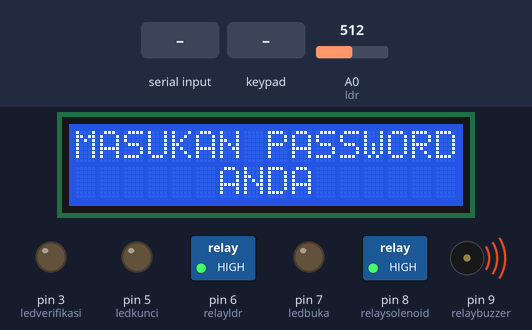
Simulated run of this sketch. Board: Arduino Mega 2560, built with avr-gcc and run on an emulated ATmega2560. Shown: 16×2 character LCD, switched loads named in the sketch (green lamp = pin HIGH), output pins drawn as LEDs (lit = HIGH), buzzer (waves = sounding, pin HIGH). Wiring (inferred from the names in the program): 4×4 keypad with keys 1 2 3 A 4 5 6 B 7 8 9 C * 0 # D: rows pin 23, pin 25, pin 27, pin 29; columns pin 31, pin 33, pin 35, pin 37. The inputs (shaded band) are chosen by the test bench; at power-on: A0 (ldr) = 512. The modem accepts every AT command (registered, SIM ready, sends succeed) and sends nothing else; pins used as bus, display or sensor lines are not drawn; what the sketch prints to the serial monitor is not drawn.

Above: at 1.4 s.
1.5 s: "Buka" received over the second serial link
At 4.3 s:
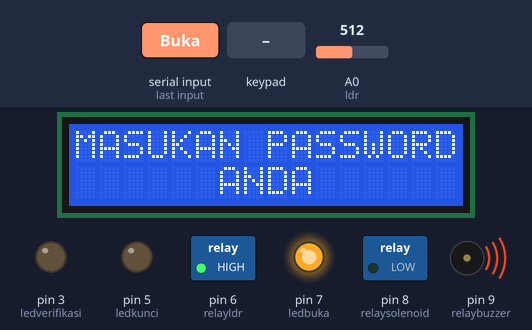
5.6 s: A0 (ldr) set to 110
At 9.3 s:
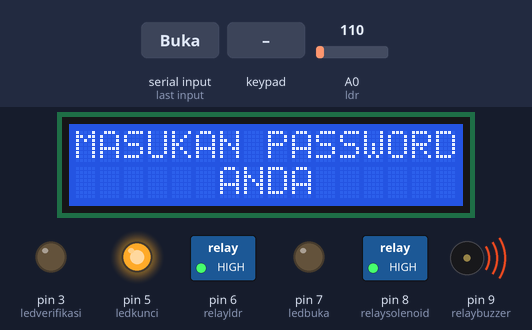
9.7 s: A0 (ldr) set to 94
At 11.5 s:
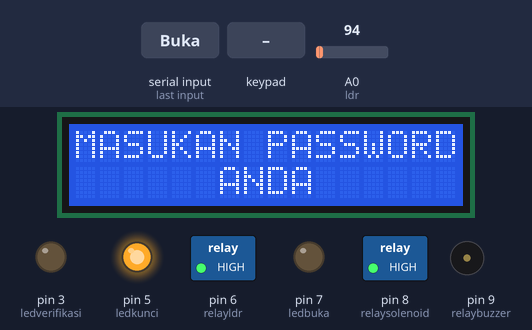
11.8 s: "Buka" received over the second serial link
15.9 s: key '1' pressed
At 19.2 s:
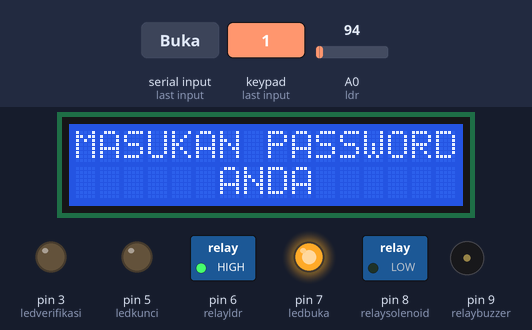
20.0 s: keypad keys 1 2 3 # pressed 0.4 s apart
Timing chart, 0 to 24.4 s (numbered marks = the images above; inputs shaded):
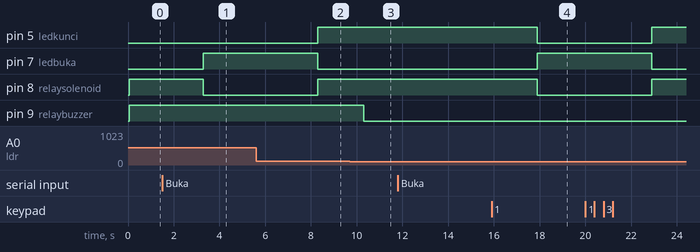

Measured:
- the behaviour switches between 100 and 99 on A0 (ldr) (found by bisection; images 2 and 3)
- after the input at 1.5 s, pin 7 (ledbuka): LOW → HIGH after 1.8 s; pin 8 (relaysolenoid): HIGH → LOW after 1.8 s
- after the input at 9.7 s, pin 9 (relaybuzzer): HIGH → LOW after 0.62 s
- after the input at 11.8 s, every drawn part: stays the same

The sketch:

amelsms.ino
```cpp
#include <Password.h>
#include <Keypad.h>
#include <LiquidCrystal.h>
LiquidCrystal lcd(53,51,49,47,45,43);
String voice;
String msg;
Password password1 = Password(  "123" );
Password password2 = Password ( "456" );
Password password3 = Password ( "0" );

const int numRows = 4;
const int numCols = 4;
const char keymap[numRows][numCols] = {
  {'1','2','3','A'},
  {'4','5','6','B'},
  {'7','8','9','C'},
  {'*','0','#','D'}
};
const int rowPins[numRows] = {23,25,27,29};
const int colPins[numCols] = {31,33,35,37};

const int debounceTime = 20;
int ldr =A0;
int val=0;
int ledverifikasi =3;
int ledbuka =7;
int ledkunci=5;

int relayldr=6;
int relaybuzzer=9;
int relaysolenoid=8;

int sms_count=0;

void allon(){
}
void alloff(){
}

void setup(){
  Serial.begin(9600);
  Serial1.begin(9600); //sms
  Serial2.begin(9600); //bt
  lcd.begin(16, 2);

  pinMode(ledverifikasi, OUTPUT);
  pinMode(ledbuka, OUTPUT);
  pinMode(ledkunci, OUTPUT);
  pinMode(relaysolenoid, OUTPUT);
  pinMode(relayldr, OUTPUT);
  pinMode(relaybuzzer, OUTPUT);

  digitalWrite(relaysolenoid, HIGH);
  digitalWrite(relayldr, HIGH);
  digitalWrite(relaybuzzer, HIGH);

  lcd.clear();
  lcd.setCursor(0,0);
  lcd.print("MASUKAN PASSWORD");
  lcd.setCursor(0,1);
  lcd.print("      ANDA      ");
  delay(200);

  for (int row = 0; row < numRows; row++) {
    pinMode(rowPins[row],INPUT);
    digitalWrite(rowPins[row],HIGH);
  }
  for (int column = 0; column < numCols; column++) {
    pinMode(colPins[column],OUTPUT);
    digitalWrite(colPins[column],HIGH);
  }
}

void loop(){

  char key = getKeys();
  if( key != 0) {
   // Serial.print("Got key ");
      Serial.println(key);
      delay(10);

      switch (key) {
          case '#':
          checkPassword1(); //ledbuka on, selenoid buka, ledkunci off
          checkPassword2(); //ledbuka on, selenoid buka, ledkunci off
          checkPassword3(); //ledbuka off, selenoid tutup, ledkunci on
          delay(10);
          password1.reset();
          password2.reset();
          password3.reset();
          delay(1);
          break;
          default:
          password1.append(key);
          password2.append(key);
          password3.append(key);
          delay(1);
      }
  }

    ////////////////////////////////////////////////////////////////////
  while (Serial2.available()){
    delay(10);
    char c = Serial2.read();
    if (c == '#') {break;}
    voice += c;
  }
  if (voice.length() > 0) {
    Serial.println(voice);
//-----------------------------------------------------------------------//

  //----------AKTIFKAN SISTEM KEAMANAN----------//
  if(voice == "SISTEM ON") {digitalWrite(relayldr, LOW);digitalWrite(ledbuka, HIGH);digitalWrite(ledkunci, LOW);}
  else if(voice == "sistem on"){digitalWrite(relayldr, LOW);digitalWrite(ledbuka, HIGH);digitalWrite(ledkunci, LOW);}
  else if(voice == "Sistem On"){digitalWrite(relayldr, LOW);digitalWrite(ledbuka, HIGH);digitalWrite(ledkunci, LOW);}
   //----------MATIKAN SISTEM KEAMANAN----------//
  else if(voice == "SYSTEM OF") {digitalWrite(relayldr, HIGH);digitalWrite(ledbuka, LOW);digitalWrite(ledkunci, HIGH);}
  else if(voice == "System Of") {digitalWrite(relayldr, HIGH);digitalWrite(ledbuka, LOW);digitalWrite(ledkunci, HIGH);}
  else if(voice == "system of") {digitalWrite(relayldr, HIGH);digitalWrite(ledbuka, LOW);digitalWrite(ledkunci, HIGH);}

//-----------------------------------------------------------------------//
  voice="";}
      ///////////////////////////////////////////////////////////////////////
    if (Serial1.available()>0){
    msg=Serial1.readString();
    Serial.println(msg);
    delay(10);
  }
  if(msg.indexOf("Buka")>=0){ //sms buka
    Solenoid();
    msg = "";
  }
       //###################################################

  val = analogRead(ldr);
  if(val>=100){ // 0=terang
    //Serial.println(val);
    delay(1000);
    digitalWrite(relaybuzzer, HIGH);//mati
    sms_count=0; // Reactivating the SMS Alert Facility
  }else{
    digitalWrite(relaybuzzer, LOW); //nyala terang
    while(sms_count<2) //Number of SMS Alerts to be sent limited at 2
    {
      KirimSMS(); // Function to send AT Commands to GSM module
    }
    //Serial.println(val);
  }
  delay(10);


}
//#######################################

//###############################################
void checkPassword1(){
  if (password1.evaluate()){
    digitalWrite(ledverifikasi, HIGH);
    lcd.clear();
    lcd.setCursor(0,0);
    lcd.print("  AKSES SUKSES  ");
    lcd.setCursor(0,1);
    lcd.print("  TERIMA KASIH  ");
    delay(2000);
    digitalWrite(ledverifikasi, LOW);
    lcd.setCursor(0,0);
    lcd.print("MASUKAN PASSWORD");
    lcd.setCursor(0,1);
    lcd.print("      ANDA      ");
    delay(200);
    Solenoid();
  }
}

void checkPassword2(){
  if (password2.evaluate()){
    digitalWrite(ledverifikasi, HIGH);
    lcd.clear();
    lcd.setCursor(0,0);
    lcd.print("  AKSES SUKSES  ");
    lcd.setCursor(0,1);
    lcd.print("  TERIMA KASIH  ");
    delay(2000);
    digitalWrite(ledverifikasi, LOW);
    lcd.setCursor(0,0);
    lcd.print("MASUKAN PASSWORD");
    lcd.setCursor(0,1);
    lcd.print("      ANDA      ");
    delay(200);
    digitalWrite(ledbuka, HIGH);
    Solenoid();
  }
}

void checkPassword3(){
  if (password3.evaluate()){
    digitalWrite(ledverifikasi, HIGH);
    lcd.clear();
    lcd.setCursor(0,0);
    lcd.print("  AKSES SUKSES  ");
    lcd.setCursor(0,1);
    lcd.print("  TERIMA KASIH  ");
    delay(2000);
    digitalWrite(ledverifikasi, LOW);
    lcd.setCursor(0,0);
    lcd.print("MASUKAN PASSWORD");
    lcd.setCursor(0,1);
    lcd.print("      ANDA      ");
    delay(200);
    digitalWrite(ledbuka, LOW); //belum di edit
    digitalWrite(relaysolenoid, HIGH);
    digitalWrite(ledkunci, HIGH);
  }
}

void KirimSMS()
{
  Serial1.println("AT+CMGF=1");    //To send SMS in Text Mode
  delay(1000);
  Serial1.println("AT+CMGS=\"+628567808702\"\r"); // change to the phone number you using
  delay(1000);
  Serial1.println("LOKER! TERBUKA");//the content of the message
  delay(200);
  Serial1.println((char)26);//the stopping character
  delay(1000);
  sms_count++;
}

void Solenoid()
{
  digitalWrite(ledbuka, HIGH);
  digitalWrite(ledkunci, LOW);
  digitalWrite(relaysolenoid, LOW);
  delay(5000);
  digitalWrite(relaysolenoid, HIGH);
  digitalWrite(ledbuka, LOW);
  digitalWrite(ledkunci, HIGH);
}

char getKeys() {
  char key = 0;
  for(int column = 0; column < numCols; column++) {
    digitalWrite(colPins[column],LOW);
    for(int row = 0; row < numRows; row++) {
      if(digitalRead(rowPins[row]) == LOW) {
        delay(debounceTime);
        while(digitalRead(rowPins[row]) == LOW) ;
        key = keymap[row][column];
      }
    }
    digitalWrite(colPins[column],HIGH);
  }
  return key;
}
```

Password.h
```cpp
// (licence header left out)
#ifndef PASSWORD_H
#define PASSWORD_H

// Arduino versioning.
#if defined(ARDUINO) && ARDUINO >= 100
#include "Arduino.h"	// for digitalRead, digitalWrite, etc
#else
#include "WProgram.h"
#endif

#define MAX_PASSWORD_LENGTH 20

#define STRING_TERMINATOR '\0'

class Password {
public:
	Password(char* pass);

	void set(char* pass);
	bool is(char* pass);
	bool append(char character);
	void reset();
	bool evaluate();

	//char* getPassword();
	//char* getGuess();

	//operators
	Password &operator=(char* pass);
	bool operator==(char* pass);
	bool operator!=(char* pass);
	Password &operator<<(char character);

private:
	char* target;
	char guess[ MAX_PASSWORD_LENGTH ];
	byte currentIndex;
};

#endif

/*
|| @changelog
|| | 1.1 2009-06-17 - Alexander Brevig : Added assignment operator =, equality operators == != and insertion operator <<
|| | 1.0 2009-06-17 - Alexander Brevig : Initial Release
|| #
*/
```
